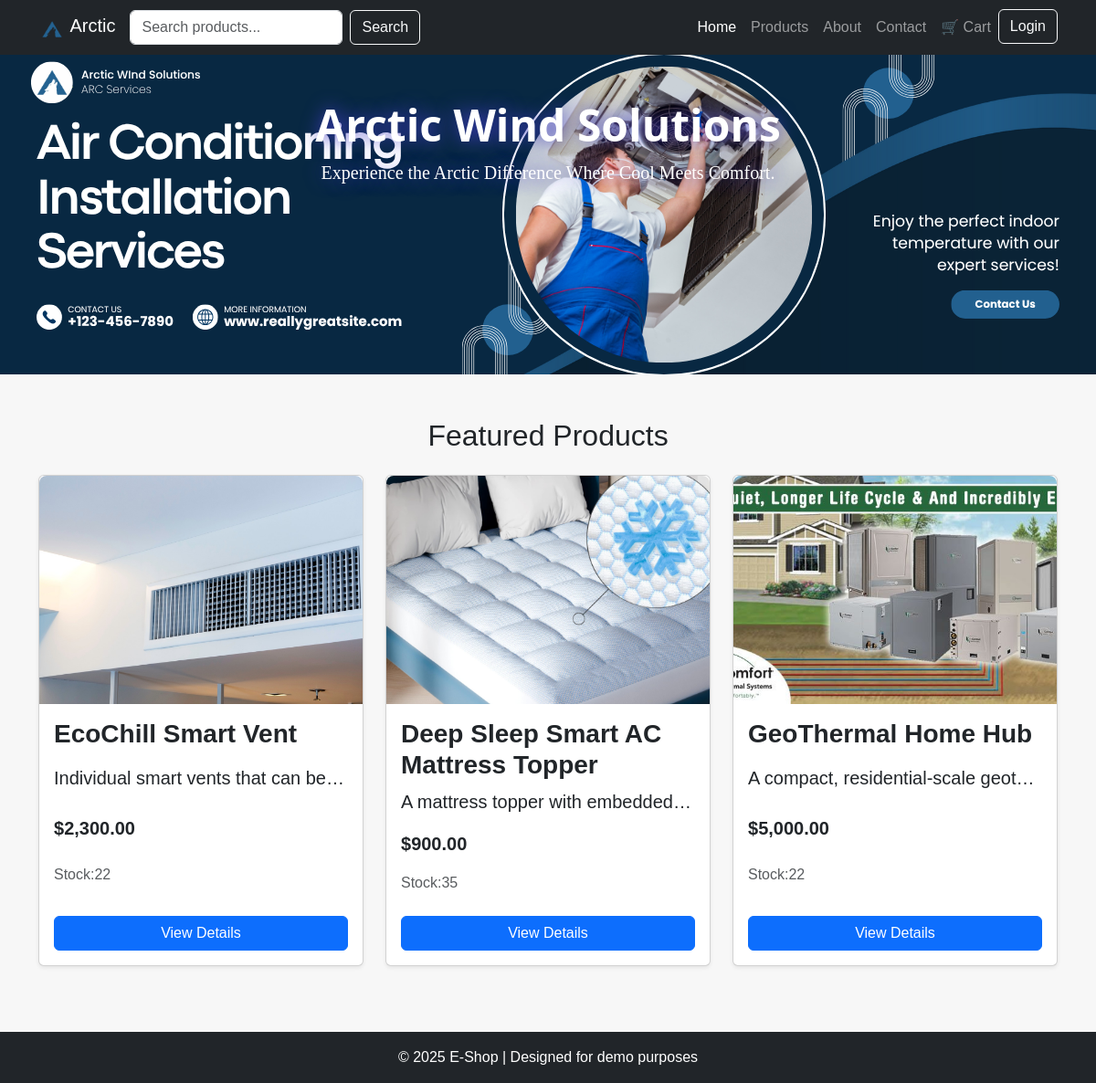
The page / on the database its author committed.
### tables this page shows
CREATE TABLE `products` (
  `id` int(11) NOT NULL AUTO_INCREMENT,
  `prod_name` varchar(255) DEFAULT NULL,
  `price` int(11) DEFAULT NULL,
  `stock` int(11) DEFAULT NULL,
  `info` text DEFAULT NULL,
  `img` varchar(255) NOT NULL,
  PRIMARY KEY (`id`)
);

### misc/rand_products.php (the view, shortened to what this page needs)
<!DOCTYPE html>
<html lang="en">
<head>
    <link href="styles.css" rel="stylesheet">
</head>
</html>
<?php
include "cart_handler.php";
function featuredPage()
{
    global $conn;
    $query = "SELECT * FROM products ORDER BY RAND() LIMIT 3";
    $result = mysqli_query($conn, $query);
    echo "<div class=\"container\">";
    echo "<h2 class=\"text-center mb-4\">Featured Products</h2>";
    echo "<div class=\"row g-4\">";
    while ($row = mysqli_fetch_assoc($result)) {
        $prod_name = $row['prod_name'];
        $price = number_format($row['price'], 2);
        $id = $row['id'];
        $info = $row['info'];
        $stock = $row['stock'];
        $img = $row['img'];
        echo "<div class=\"col-md-4 mb-4\">
                <div class=\"card h-100 shadow-sm\">
                    <img src=\"img/products/{$img}.jpg\"
                        class=\"img-zoom-limit\"
                        alt=\"{$prod_name}\">
                    <div class=\"card-body d-flex flex-column\">
                        <h5 class=\"fw-bold fs-3\">{$prod_name}</h5>
                        <p class=\"fs-5 text-truncate\">{$info}</p>
                        <p class=\"fw-bold fs-5\">\${$price}</p>
                        <p class=\"text-muted fs-6\">Stock:{$stock}</p>
                        <a href=\"product.php?id={$id}\" class=\" btn btn-primary w-100 mt-2\">View Details</a>
                    </div>
                </div>
            </div>";
    }
    echo "</div></div>";
}
?>

### styles.css (style rules this page uses)
.img-zoom-limit { width: 100%; height: 250px; object-fit: cover; border-top-left-radius: .5rem; border-top-right-radius: .5rem; }
.card { height: 100%; }
.card-body { display: flex; flex-direction: column; justify-content: space-between; }
body { font-family: "JetBrains Mono", sans-serif; margin: 0; padding: 0; background-color: #f7f7f7; }

### rows shown on the page
products: img (picture), prod_name "EcoChill Smart Vent", info "Individual smart vents that can be…", price "2,300.00", stock "22"
products: img (picture), prod_name "Deep Sleep Smart AC Mattress Topper", info "A mattress topper with embedded…", price "900.00", stock "35"
products: img (picture), prod_name "GeoThermal Home Hub", info "A compact, residential-scale geot…", price "5,000.00", stock "22"
